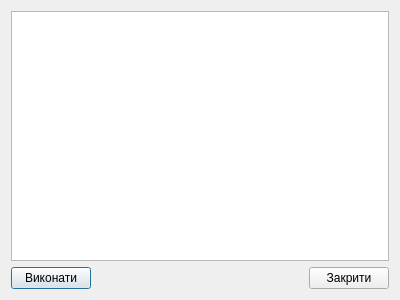
<?xml version="1.0" encoding="UTF-8"?>
<ui version="4.0">
 <class>Dialog</class>
 <widget class="QDialog" name="Dialog">
  <property name="geometry">
   <rect>
    <x>0</x>
    <y>0</y>
    <width>400</width>
    <height>300</height>
   </rect>
  </property>
  <property name="windowTitle">
   <string>Console</string>
  </property>
  <layout class="QHBoxLayout" name="horizontalLayout">
   <item>
    <layout class="QVBoxLayout" name="verticalLayout">
     <item>
      <widget class="QPlainTextEdit" name="editor"/>
     </item>
     <item>
      <layout class="QHBoxLayout" name="horizontalLayout_2">
       <item alignment="Qt::AlignLeft">
        <widget class="QPushButton" name="Exec">
         <property name="text">
          <string>Виконати</string>
         </property>
        </widget>
       </item>
       <item alignment="Qt::AlignRight">
        <widget class="QPushButton" name="Close">
         <property name="text">
          <string>Закрити</string>
         </property>
        </widget>
       </item>
      </layout>
     </item>
    </layout>
   </item>
  </layout>
 </widget>
 <resources/>
 <connections/>
</ui>
